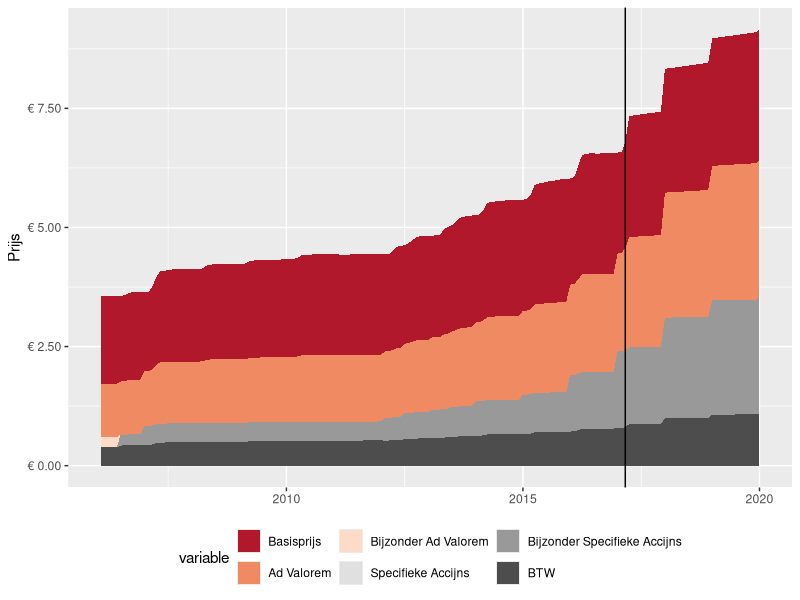
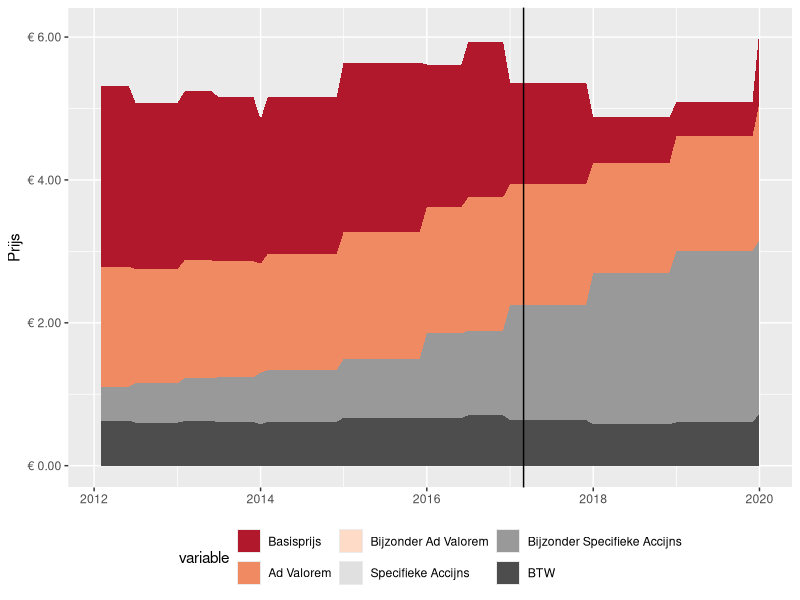
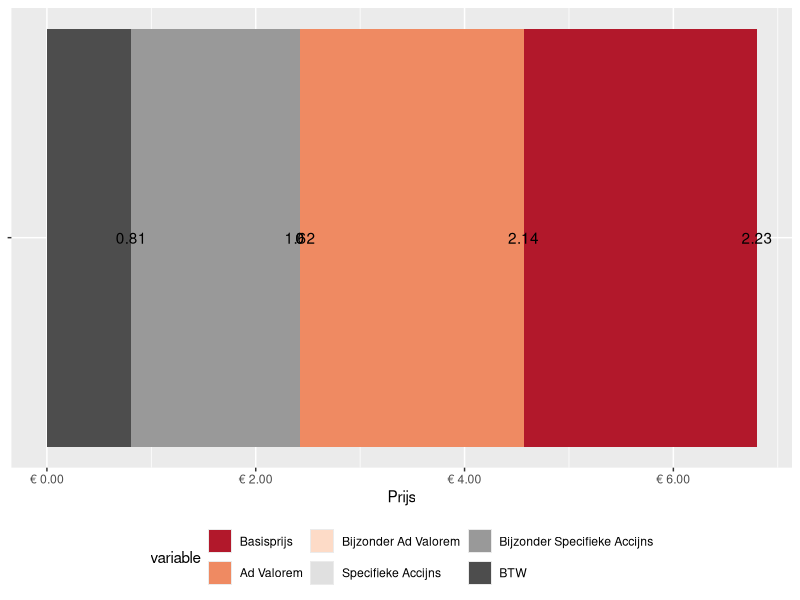
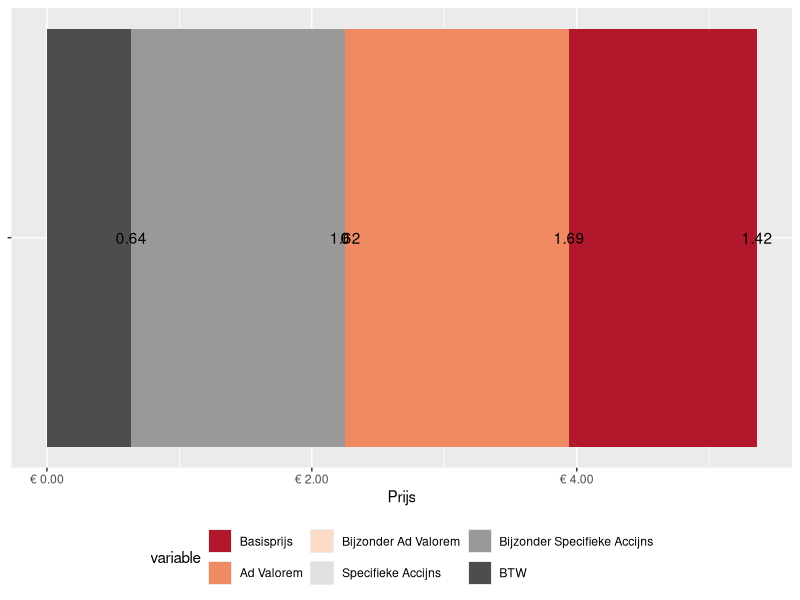

These charts were generated, in order, by the following R code:
rm(list=ls())
options(scipen=999)
require(data.table)
require(ggplot2)
require(forecast)
require(zoo)
require(scales)
require(RColorBrewer)

# Load data
# dtSigaretten <- data.table(read.csv2("dataSigaretten.csv",stringsAsFactors=F))
# dtRokers <- data.table(read.csv2("dataRokers.csv",stringsAsFactors=F))
# dtBevolking <- data.table(read.csv2("dataBevolking.csv",stringsAsFactors=F))
# dtAccijnzen <- data.table(read.csv2("dataAccijnzen.csv",stringsAsFactors=F))
# dtInkomsten <- data.table(read.csv2("dataInkomsten.csv",stringsAsFactors=F))
# dtIndex <- data.table(read.csv2("dataIndex.csv",stringsAsFactors=F))
# dtIndexF <- data.table(read.csv2("dataIndexFull.csv",stringsAsFactors=F))
dtIndexMaand <- data.table(read.csv2("dataIndexMaand.csv",stringsAsFactors=F))
dtAccijnzenMaand <- data.table(read.csv2("dataAccijnzenMaand.csv",stringsAsFactors=F))

# set price of pack of cigs today
prijs <- 6.80
maandNu <- '2017-03-01'
btw <- 0.21

# Fix columns
dtAccijnzenMaand$maand <- as.Date(dtAccijnzenMaand$maand,format="%d/%m/%Y")
dtIndexMaand$maand <- as.Date(dtIndexMaand$maand,format="%d/%m/%Y")

dt <- data.table(merge(dtAccijnzenMaand,dtIndexMaand,by='maand',all.x=T))
dt <- data.table(dt[,.(maand,adValoremTabak,bijzonderAdValoremTabak,specifiekeAccijnsTabak,bijzonderSpecifiekeAccijnsTabak,minimumTabak,indexTabak)])


# Bereken minimum kleinhandelsprijs & basisprijs op basis van minimumlasten uit wetgeving
dt[,minPrijs:=(minimumTabak-specifiekeAccijnsTabak-bijzonderSpecifiekeAccijnsTabak)/1000*50/(adValoremTabak+bijzonderAdValoremTabak)]


# Bereken gemiddelde kleinhandelsprijs van pak sigaretten op basis van index
indexNu <- dt[maand == maandNu]$indexTabak
dt[,avgPrijs:=indexTabak/indexNu*prijs]

# Basisprijs berekenen op basis van geëxtrapoleerde huidige prijs - lasten, dit is nodig om voorspelling te maken
dt[,baseAvgPrijs:=(1-adValoremTabak-bijzonderAdValoremTabak)*avgPrijs/1.21-(specifiekeAccijnsTabak+bijzonderSpecifiekeAccijnsTabak)/1000*50]

# Voorspelling over toekomstige prijs op basis van lineaire regressie
fclm <- with(dt[maand > '2012-01-01'],lm(baseAvgPrijs~maand))
toPredict <- dt[maand > '2017-03-01']
dt <- dt[maand < '2017-03-02']
toPredict$baseAvgPrijs <- predict(fclm,toPredict)
predictionIntervals <- predict(fclm,toPredict,interval="predict")
toPredict <- toPredict[,avgPrijs:=(baseAvgPrijs+(specifiekeAccijnsTabak+bijzonderSpecifiekeAccijnsTabak)/1000*50)*1.21/(1-adValoremTabak-bijzonderAdValoremTabak)]

# Samenvoegen waargenomen data en voorspelling
dt <- data.table(rbind(dt,toPredict))

# Bereken prijsonafhankelijke prijscomponenten
dt[,c('sa','bsa'):=list(specifiekeAccijnsTabak/1000*19,bijzonderSpecifiekeAccijnsTabak/1000*50)]

# Bereken prijscomponenten voor gemiddelde prijs
# Base prijs reeds berekend
dt[,c('avAvgPrijs','bavAvgPrijs','btwAvgPrijs'):=list(avgPrijs*adValoremTabak,avgPrijs*bijzonderAdValoremTabak,(baseAvgPrijs+sa+bsa)*0.21)]

# Bereken prijscomponenten voor minimumprijs
dt[,baseMinPrijs:=(1-adValoremTabak-bijzonderAdValoremTabak)*minPrijs/1.21-(specifiekeAccijnsTabak+bijzonderSpecifiekeAccijnsTabak)/1000*50]
dt[,c('avMinPrijs','bavMinPrijs','btwMinPrijs'):=list(minPrijs*adValoremTabak,minPrijs*bijzonderAdValoremTabak,(baseMinPrijs+sa+bsa)*0.21)]


timeSeriesPlot <- function(dt,start,vars) {
    dt <- melt(dt,id.vars=c('maand'),measure.vars=vars)
    dt <- dt[maand > start]
    g <- ggplot(dt,aes(x=maand,y=value,fill=variable)) + 
        geom_area(stat="identity") + 
        geom_vline(xintercept = as.numeric(as.Date(maandNu))) +
        ylab('Prijs') +
        theme(axis.title.x = element_blank(),legend.position='bottom') +
        scale_fill_brewer(palette='RdGy',guide=guide_legend(direction='horizontal'),labels=c('Basisprijs','Ad Valorem','Bijzonder Ad Valorem','Specifieke Accijns','Bijzonder Specifieke Accijns','BTW')) +
        scale_y_continuous(labels=function(x) sprintf("€ %.2f", x)) 
}

overviewPlot <- function(dt,vars) {
    dt <- melt(dt,id.vars=c('maand'),measure.vars=vars)
    dt <- dt[maand == as.Date(maandNu,"%Y-%m-%d")]
    
    g <- ggplot(dt,aes(x=maand,y=value,fill=variable,label=round(value,2))) + 
        geom_bar(stat="identity",width=0.2) + 
        geom_text(position='stack') +
        coord_flip() +
        ylab('Prijs') +
        theme(axis.title.y = element_blank(),axis.text.y = element_blank(),legend.position='bottom') +
        scale_fill_brewer(palette='RdGy',guide=guide_legend(direction='horizontal'),labels=c('Basisprijs','Ad Valorem','Bijzonder Ad Valorem','Specifieke Accijns','Bijzonder Specifieke Accijns','BTW')) +
        scale_y_continuous(labels=function(x) sprintf("€ %.2f", x)) 
}

# Generate plot
gMin <- timeSeriesPlot(dt,'2012-01-01',c('baseMinPrijs','avMinPrijs','bavMinPrijs','sa','bsa','btwMinPrijs'))
gAvg <- timeSeriesPlot(dt,'2006-01-01',c('baseAvgPrijs','avAvgPrijs','bavAvgPrijs','sa','bsa','btwAvgPrijs'))
hMin <- overviewPlot(dt,c('baseMinPrijs','avMinPrijs','bavMinPrijs','sa','bsa','btwMinPrijs'))
hAvg <- overviewPlot(dt,c('baseAvgPrijs','avAvgPrijs','bavAvgPrijs','sa','bsa','btwAvgPrijs'))